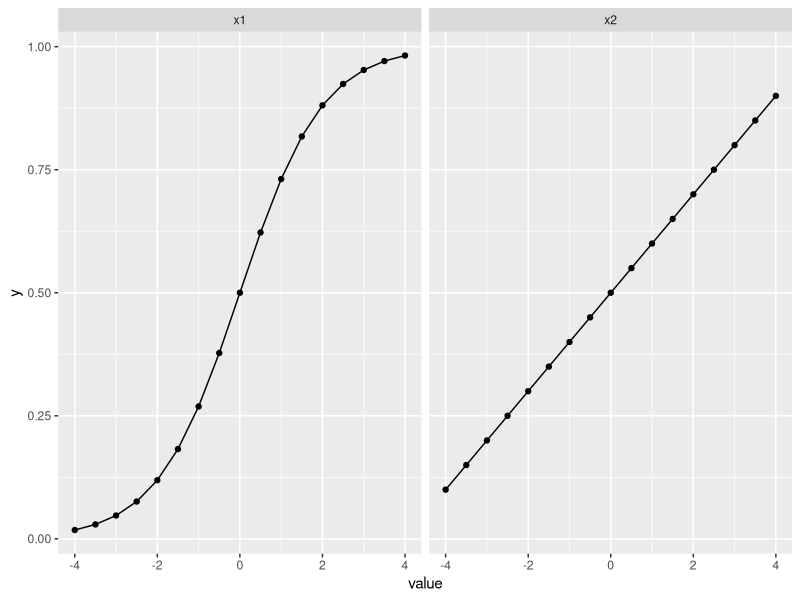
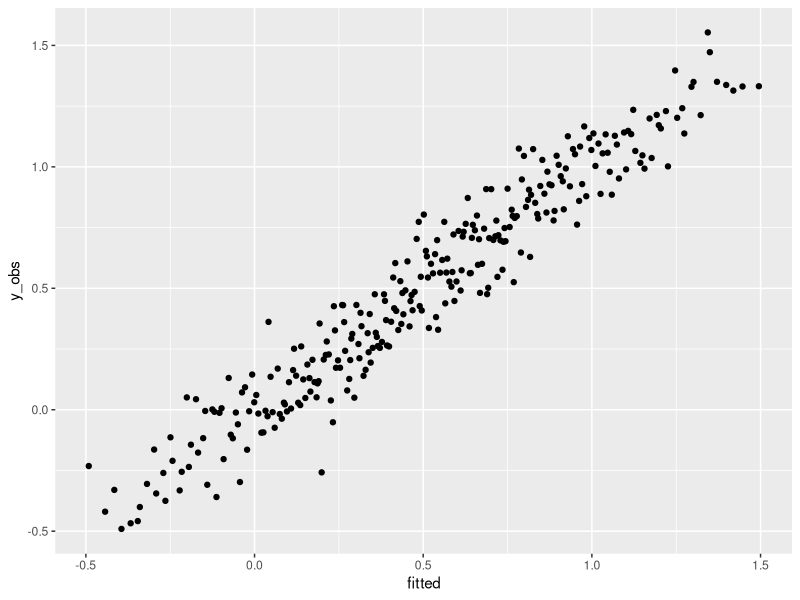

Generate these figures, in order, with R:
library(tidyverse)

# generate data where y is a function of two variables, x1 and x2
x1 <- seq(-4,4,0.5) #generate data ranging from -4 to 4 in steps of 0.5
x2 <- seq(-4,4,0.5)
#specify a sigmoidal relationship between x1 and y and a linear relationship between x2 and y
dat <- expand.grid(x1=x1, x2=x2)  %>% mutate(y = 1/(1+exp(-x1)) + 0.1*x2)

options(repr.plot.width=6, repr.plot.height=4)
dat  %>%
    gather(var, value, x1, x2)  %>% # make it long format - only x1 or x2 in each row
    ggplot(aes(value, y)) +
    stat_summary(geom='point',fun=mean) +
    stat_summary(geom='line',fun=mean) +
    facet_wrap(~var)

dat <- mutate(dat, y_obs = y + rnorm(length(y), mean=0, sd=0.1)) #add normally distributed noise
model_fit <- lm(y_obs ~ x1 + x2, data=dat) #fit a linear model to find the regression coeff.

str(model_fit) #print the structure of the model object

model_fit$coefficients

coef <- model_fit$coefficients #store the coefficients in a variable
data.frame(name = names(coef), value = coef) #save the name/value of the coefficients in a dataframe

dat$fitted <- model_fit$fitted.values #extract model estimate of y for each x and store in df as fitted
ggplot(dat, aes(fitted, y_obs)) + #plot against the observed data 
    stat_summary(geom='point',fun=mean)

head(dat) #dataframe for fitted and obs. values. 

new_data <- data.frame(x1=-5, x2=10) #new x-values to give to the model 
predict(model_fit, newdata = new_data) #predict the y value for a given x 

dat  %>%
    group_by(x1) %>% 
    nest() %>%
    print()

dat  %>% 
    group_by(x1)  %>% 
    nest()  %>% 
    mutate(model_fit = map(data, function(data) lm(y_obs ~ x2, data=data)))  %>% 
    print()

dat  %>% 
    group_by(x1)  %>% 
    nest()  %>% 
    mutate(model_fit = map(data, function(data) lm(y_obs ~ x2, data=data)),
           coef = map(model_fit, function(fit) data.frame(name=names(fit$coefficients), beta=fit$coefficients)))  %>% 
    print()

dat  %>% 
    group_by(x1)  %>% 
    nest()  %>% 
    mutate(model_fit = map(data, function(data) lm(y_obs ~ x2, data=data)),
           coef = map(model_fit, function(fit) data.frame(name=names(fit$coefficients), beta=fit$coefficients))) %>%
    unnest(coef) %>%
    print()
